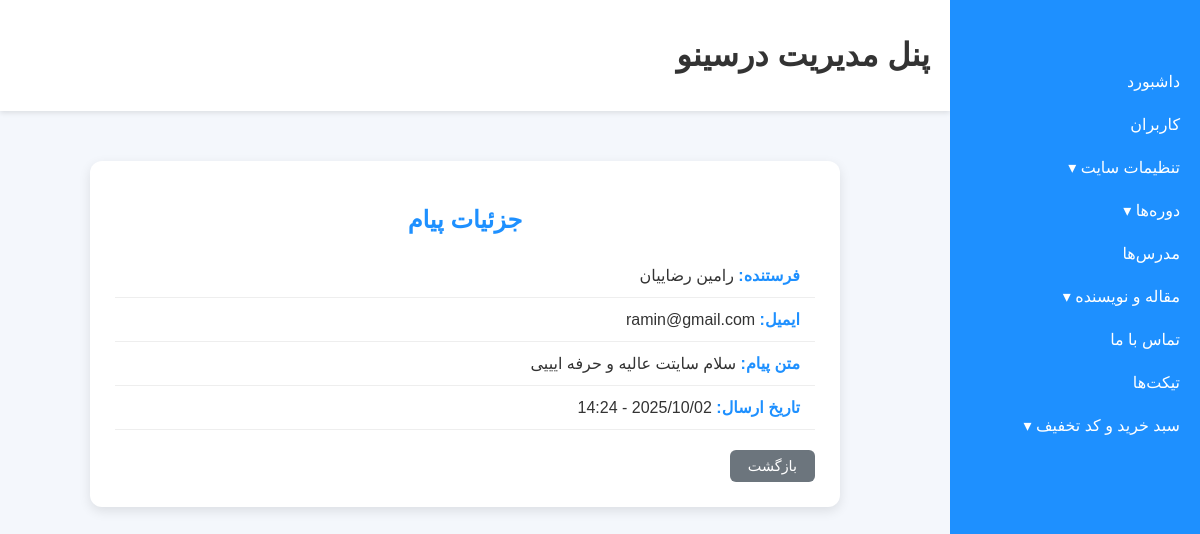
The page /admin_panel/contacts/2/ (signed in) on the database its author committed.
### contact_module/models.py (models this page shows, shortened)
class Message(models.Model):
    name = models.CharField(max_length=100, verbose_name='اسم')
    email = models.EmailField(verbose_name='ایمیل')
    phone_number = models.CharField(max_length=12, verbose_name='شماره تلفن')
    msg = models.TextField(verbose_name='پیغام کاربر')
    created_at = models.DateTimeField(auto_now_add=True, null=True, blank=True)
    class Meta:
        verbose_name = 'پیام'
        verbose_name_plural = 'پیام ها'

### admin_panel/views.py (the view)
class ContactDetailView(StaffRequiredMixin, DetailView):
    model = Message
    template_name = 'admin_panel/contact/contact_detail.html'
    context_object_name = 'message'

### admin_panel/views.py (called while the page is built)
    def test_func(self):
        return self.request.user.is_staff

### context_processors/context_processors.py (called while the page is built)
def site_footer(request):
    site_setting = SiteSetting.objects.filter(is_main_setting=True).first()
    footer_link_boxes = FooterLinkBox.objects.prefetch_related('links').all()
    return{'footer_link_boxes':footer_link_boxes, 'setting':site_setting }

### admin_panel/templates/admin_panel/contact/contact_detail.html
{% extends "admin_panel/admin_panel_base.html" %}
{% block content %}
<div class="detail-wrapper">
    <h2 class="page-title">جزئیات پیام</h2>
    <ul class="detail-list">
        <li><strong>فرستنده:</strong> {{ message.name }}</li>
        <li><strong>ایمیل:</strong> {{ message.email }}</li>
        <li><strong>متن پیام:</strong> {{ message.msg }}</li>
        <li><strong>تاریخ ارسال:</strong> {{ message.created_at|date:"Y/m/d - H:i" }}</li>
    </ul>
    <a href="{% url 'admin_panel:contact_list' %}" class="btn-back">بازگشت</a>
</div>
{% endblock %}

### static/css/admin_panel.css (style rules this page uses)
body { font-family: 'Vazir', sans-serif; margin: 0; padding: 0; background-color: #f4f7fc; color: #333; }
.page-title { font-size: 1.6rem; margin-bottom: 20px; }
.page-title { font-size: 1.6rem; font-weight: bold; margin-bottom: 20px; text-align: center; color: #1E90FF; }
.page-title { font-size: 1.6rem; font-weight: bold; color: #1E90FF; }
.page-title { font-size: 1.5rem; font-weight: bold; margin-bottom: 20px; text-align: center; color: #1E90FF; }
.page-title { font-size: 1.5rem; font-weight: bold; color: #1E90FF; text-align: center; }
.detail-wrapper { max-width: 700px; margin: 30px auto; padding: 25px; background-color: #fff; border-radius: 12px; box-shadow: 0 4px 12px rgba(0,0,0,0.1); }
.detail-wrapper .page-title { text-align: center; font-size: 1.5rem; color: #1E90FF; margin-bottom: 20px; }
.detail-list { list-style: none; padding: 0; margin-bottom: 20px; }
.detail-list li { padding: 12px 15px; border-bottom: 1px solid #eee; font-family: 'Vazir', sans-serif; font-size: 1rem; }
.detail-list li strong { color: #1E90FF; }
.btn-back { display: inline-block; padding: 8px 20px; background-color: #6c757d; color: #fff; border-radius: 6px; text-decoration: none; }
.page-title { text-align: center; font-size: 1.5rem; color: #1E90FF; margin-bottom: 20px; }
.page-title { color: #1E90FF; text-align: center; margin-bottom: 20px; }
.page-title { margin-bottom: 25px; }
.page-title { font-size: 1.6rem; font-weight: 600; }
.btn-back { padding: 8px 18px; border-radius: 6px; font-size: 0.9rem; }
.page-title { font-size: 1.8rem; margin-bottom: 20px; font-weight: 600; }

### rows shown on the page
Message: name "رامین رضاییان", email "ramin@gmail.com", msg "سلام سایتت عالیه و حرفه ایییی", created_at "2025/10/02 - 14:24"
